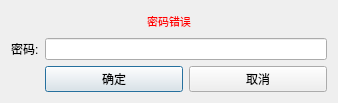
<?xml version="1.0" encoding="UTF-8"?>
<ui version="4.0">
 <class>PasswordDialog</class>
 <widget class="QDialog" name="PasswordDialog">
  <property name="geometry">
   <rect>
    <x>0</x>
    <y>0</y>
    <width>338</width>
    <height>103</height>
   </rect>
  </property>
  <property name="minimumSize">
   <size>
    <width>338</width>
    <height>0</height>
   </size>
  </property>
  <property name="maximumSize">
   <size>
    <width>338</width>
    <height>16777215</height>
   </size>
  </property>
  <property name="windowTitle">
   <string>输入密码</string>
  </property>
  <layout class="QGridLayout" name="gridLayout">
   <item row="1" column="1" colspan="2">
    <widget class="QLineEdit" name="m_passwordEdit">
     <property name="sizePolicy">
      <sizepolicy hsizetype="Expanding" vsizetype="Fixed">
       <horstretch>0</horstretch>
       <verstretch>0</verstretch>
      </sizepolicy>
     </property>
     <property name="echoMode">
      <enum>QLineEdit::Password</enum>
     </property>
    </widget>
   </item>
   <item row="3" column="2">
    <widget class="QPushButton" name="m_cancelButton">
     <property name="text">
      <string>取消</string>
     </property>
    </widget>
   </item>
   <item row="1" column="0">
    <widget class="QLabel" name="label">
     <property name="sizePolicy">
      <sizepolicy hsizetype="Maximum" vsizetype="Preferred">
       <horstretch>0</horstretch>
       <verstretch>0</verstretch>
      </sizepolicy>
     </property>
     <property name="text">
      <string>密码:</string>
     </property>
    </widget>
   </item>
   <item row="3" column="1">
    <widget class="QPushButton" name="m_okButton">
     <property name="enabled">
      <bool>true</bool>
     </property>
     <property name="text">
      <string>确定</string>
     </property>
     <property name="default">
      <bool>true</bool>
     </property>
    </widget>
   </item>
   <item row="0" column="0" colspan="3">
    <widget class="QLabel" name="m_errorLabel">
     <property name="minimumSize">
      <size>
       <width>122</width>
       <height>0</height>
      </size>
     </property>
     <property name="styleSheet">
      <string notr="true">color: #ff0000; font: 11px;</string>
     </property>
     <property name="text">
      <string>密码错误</string>
     </property>
     <property name="alignment">
      <set>Qt::AlignCenter</set>
     </property>
    </widget>
   </item>
  </layout>
 </widget>
 <resources/>
 <connections>
  <connection>
   <sender>m_okButton</sender>
   <signal>clicked()</signal>
   <receiver>PasswordDialog</receiver>
   <slot>accept()</slot>
   <hints>
    <hint type="sourcelabel">
     <x>142</x>
     <y>84</y>
    </hint>
    <hint type="destinationlabel">
     <x>158</x>
     <y>52</y>
    </hint>
   </hints>
  </connection>
  <connection>
   <sender>m_cancelButton</sender>
   <signal>clicked()</signal>
   <receiver>PasswordDialog</receiver>
   <slot>reject()</slot>
   <hints>
    <hint type="sourcelabel">
     <x>257</x>
     <y>84</y>
    </hint>
    <hint type="destinationlabel">
     <x>158</x>
     <y>52</y>
    </hint>
   </hints>
  </connection>
 </connections>
</ui>
